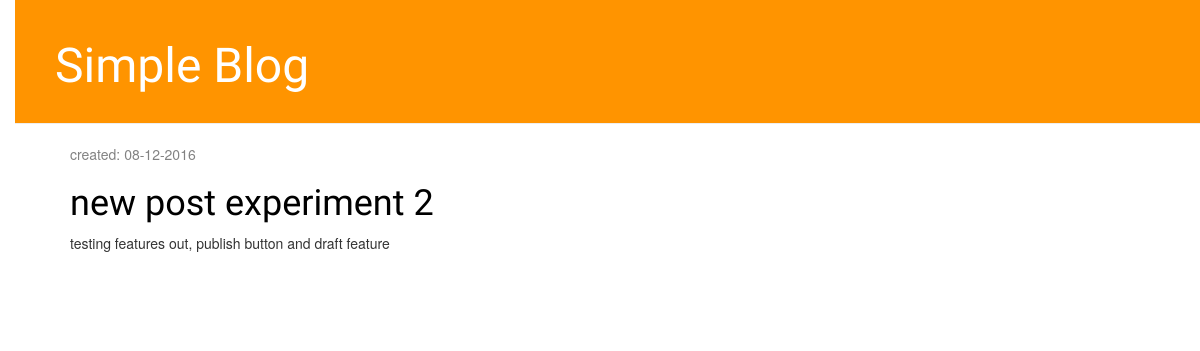
Screenshot of /drafts/ with the database file from the repository.
### blog/models.py (models this page shows, shortened)
class Post(models.Model):
	author = models.ForeignKey('auth.User')
	title = models.CharField(max_length=200)
	text = models.TextField()
	created_date = models.DateTimeField(
		default=timezone.now)
	published_date = models.DateTimeField(
		blank=True, null=True)

### blog/views.py (the view)
# urls.py: url(r'^drafts/$', views.post_draft_list, name='post_draft_list'),
def post_draft_list(request):
		posts = Post.objects.filter(published_date__isnull=True).order_by('created_date')
		return render(request, 'blog/post_draft_list.html', {'posts' : posts})

### blog/templates/blog/post_draft_list.html
{% extends 'blog/base.html' %}
{% block content %}
	{% for post in posts %}
		<div class="post">
			<p class="date">created: {{ post.created_date|date:'d-m-Y' }}</p>
			<h1><a href="{% url 'post_detail' pk=post.pk %}">{{ post.title }}</a></h1>
			<p>{{ post.text|truncatechars:200 }}</p>
		</div>
	{% endfor %}
{% endblock %}

### blog/static/css/blog.css (style rules this page uses)
h1 a { color: #FCA205; font-family: 'Lobster'; }
body { padding-left: 15px; }
h1, h2, h3, h4 { font-family: 'Lobster', cursive; }
.date { color: #828282; }
.post { margin-bottom: 70px; }
.post h1 a, .post h1 a:visited { color: #000000; }

### rows the page displays
Post: created_date "08-12-2016", title "new post experiment 2", text "testing features out, publish button and draft feature"
